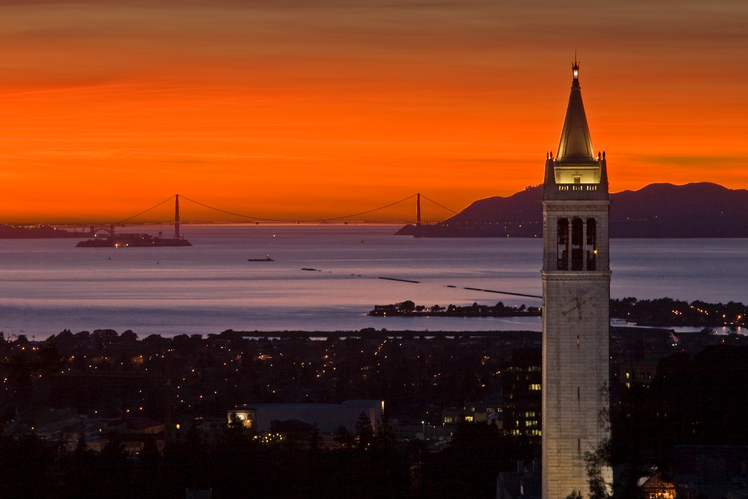
#> input picture 01/Part1/BerkeleyTower.png, 748 x 499 px
$ jupyter execute Part01.ipynb
#> lines starting #> are read from the running program, lines starting #| are printed output that depends on the picture
## 1.Visualització, histograma i contrast

[cell 1]
import cv2
# Llegim la imatge en aquest cas la estem llegint en BGR
img = cv2.imread("BerkeleyTower.png")
#> img is the input picture: shape (499, 748, 3); mean B, G, R 32.9, 58.2, 118
tamany = img.shape  #Tamany de la imatge
#> tamany = (499, 748, 3)
print(tamany)
#| (499, 748, 3)

#Mostrem la imatge amb els tres canals junts
cv2.imshow("Berkeley",img)
cv2.waitKey(0)       # El programa s'espera indefinidament fins que premem una tecla
cv2.destroyAllWindows() # Tanquem totes les finestres

#les imatges es poden veure tant amb matplotlib com cv2
#anire canviant segons hagi de fer subplots o no

[cell 2]
import matplotlib.pyplot as plt

#Creem una finestra nova per tal de poder controlar la mida
plt.figure(figsize = (12,4))

#Separem la imatge en els tres canals
b,g,r = cv2.split(img)
#Visualtizem els tres canals per sepassrat
#posem cmap = "gray" perque imshow per defecte interpreta l'entrada com una imatge de 3 canals
#pero nomes és un en aquest cas per tant ho pasem en escala de grisos, és a dir, 1 canal
plt.subplot(1,3,1)
plt.imshow(r,cmap = "gray")
plt.title("Red")
plt.subplot(1,3,2)
plt.imshow(g,cmap = "gray")
plt.title("Green")
plt.subplot(1,3,3)
plt.imshow(b,cmap = "gray")
plt.title("Blue")
plt.show()

[cell 3]
#A partir d'ara treballarem sempre amb imatges d'un unic canal

img_gray = cv2.cvtColor(img, cv2.COLOR_BGR2GRAY)
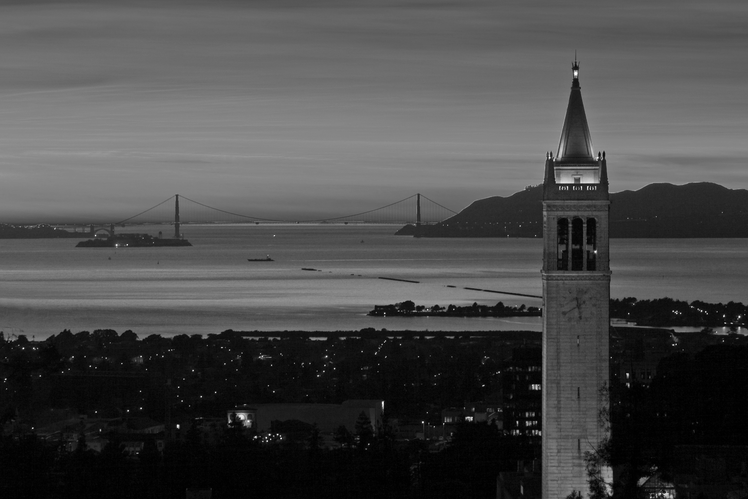
#> img_gray: shape (499, 748); min 0, max 255, mean 73.2

cv2.imshow("Berkeley",img_gray)
cv2.waitKey(0)
cv2.destroyAllWindows()

tamany_gray = img_gray.shape
#> tamany_gray = (499, 748)
print(tamany_gray)
#| (499, 748)

Ara que hem convertit la imatge en escala de grisos, quan trobem la mida de la imatge, a diferencia del cas anterior que ens retorna tres arguments: files, columnes i canals, ara ens retorna una tupla amb nomès dos arguments que son el nombre de files i columnes ja que el canal és únic al estar en escala de grisos.

### PREGUNTA 1.1 Indiqueu quina és la resolució espacial i de profunditat de la imatge 'img_gray'

Per saber la resolució espacial i la profunditat de la imatge necessitarem saber, el nombre de pixels d'altura i d'amplada i quants valors pot prendre cada pixel. Utilitzarem _.shape i _.dtype, els primer ens retorne el nombre de files de pixels i el nombre de columnes i el segon el tipus de píxel, és a dir, el rang de valors que pot prendre

[cell 4]
tamany_gray = img_gray.shape
pixel_type = img_gray.dtype
print(f"Resolució espacial  = ({tamany_gray[1]},{tamany_gray[0]})")
#| Resolució espacial  = (748,499)
print(f"Tipus de píxel = {pixel_type} -> Resolució de profunditat = (0,255)")
#| Tipus de píxel = uint8 -> Resolució de profunditat = (0,255)

### Histograma

[cell 5]
import numpy as np
hist = cv2.calcHist([img_gray],[0],None,[256],[0,256])
#> hist = 256 values, max 8061 at index 3, min 0 at index 228, mean 1458
#(imagte,canal,mascara --> none = histograma de tota la imatge,tamany del l'histograma, rang)


plt.figure(figsize = (10,4))
plt.subplot(1,2,1)
plt.title("Histograma amb matplotlib")
plt.hist(img_gray.flatten(),256,[0,256],density=False)
plt.subplot(1,2,2)
plt.title("Histograma amb cv2")
plt.bar(np.arange(0,256,1),hist.flatten())
plt.show()
#> figure, not shown here; panel 1: tallest bar 8061 high, from x = 3 to 4; panel 2: tallest bar 8061 high, from x = 2.6 to 3.4

### Canvis lineals

[cell 6]
from skimage import exposure
# exposure.rescale_intensity és una eina per fer ajustos lineals amb imatges
#li donem una imatge amb un range d'entrada,
#on estan acomulats la majoria de pixels
#tambe li donem el rang on volem que reescali els valors
linadj_img = exposure.rescale_intensity(img_gray, in_range=(0, 150), out_range=(0, 255))
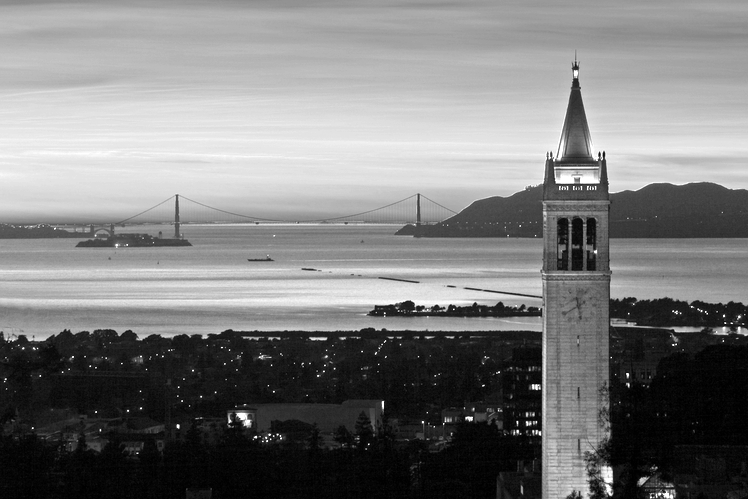
#> linadj_img: shape (499, 748) float64; min 0, max 255, mean 124.3
#la iamtge que ens retorna pot tenir pixels tipus float64 i volem que sigui uint8
linadj_img = linadj_img.astype(np.uint8)

histadj = cv2.calcHist([linadj_img],[0],None,[256],[0,256])
#> histadj = 256 values, max 8061 at index 5, min 0 at index 2, mean 1458

plt.figure(figsize = (12,8))
plt.subplot(2,2,1)
plt.title("Imatge original")
plt.imshow(img_gray,cmap = "gray")
plt.subplot(2,2,2)
plt.title("Imatge amb ajust lineal")
plt.imshow(linadj_img,cmap = "gray")
plt.subplot(2,2,3)
plt.bar(np.arange(0,256,1),hist.flatten())
plt.subplot(2,2,4)
plt.bar(np.arange(0,256,1),histadj.flatten())
plt.show()
#> figure, not shown here; panel 3: tallest bar 8061 high, from x = 2.6 to 3.4; panel 4: tallest bar 8061 high, from x = 4.6 to 5.4

### Equalització histograma

[cell 7]
import math
#metode de la presentació
prob = hist/sum(hist)  # probabilitat de tenir cada pixel
#> prob = 256 values, max 0.0216 at index 3, min 0 at index 228, mean 0.00391
cumprob = np.cumsum(prob) # probabilitat acummulada
#> cumprob = 256 values from 0.00206 to 1
CP255 = 255*cumprob # rescalem a tot el rang
#> CP255 = 256 values from 0.526 to 255
floor_rounding = np.array([math.floor(i) for i in CP255]) #arodonim cap abaix
#> floor_rounding = 256 values from 0 to 255
eqimg = floor_rounding[img_gray] # reemplacem cada valor de la imatge original pel valor nou que li correspon
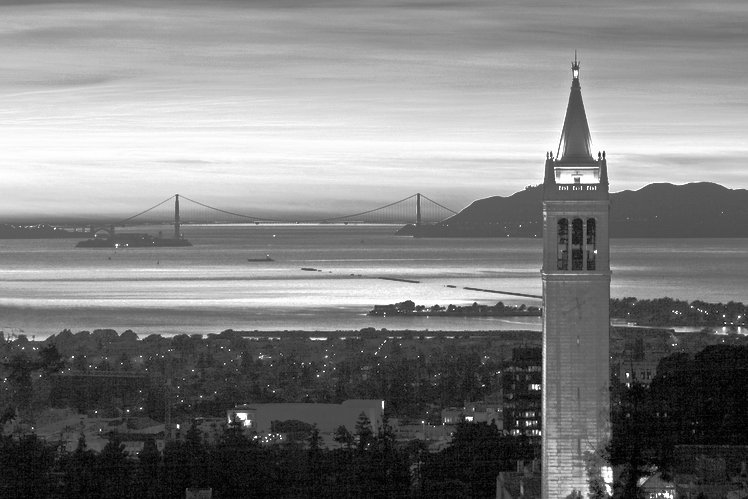
#> eqimg: shape (499, 748) int64; min 0, max 255, mean 128.3
eqimg = eqimg.astype(np.uint8)

histeq = cv2.calcHist([eqimg],[0],None,[256],[0,256])
#> histeq = 256 values, max 8061 at index 14, min 0 at index 1, mean 1458

plt.figure(figsize = (12,8))
plt.subplot(2,2,1)
plt.title("Imatge original")
plt.imshow(img_gray,cmap = "gray")
plt.subplot(2,2,2)
plt.title("Imatge amb equalització")
plt.imshow(eqimg,cmap = "gray")
plt.subplot(2,2,3)
plt.bar(np.arange(0,256,1),hist.flatten())
plt.subplot(2,2,4)
plt.bar(np.arange(0,256,1),histeq.flatten())
plt.show()
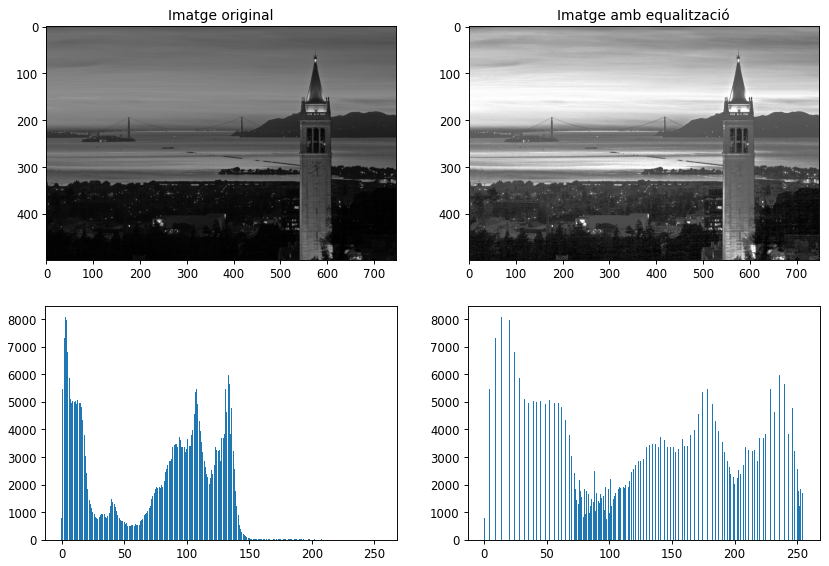
#> figure drawn by matplotlib, 4 panels; panel 3: tallest bar 8061 high, from x = 2.6 to 3.4; panel 4: tallest bar 8061 high, from x = 13.6 to 14.4

[cell 8]
# metode de cv2
#directament retorna la imatge amb l'equalització
equ = cv2.equalizeHist(img_gray)
histeqcv = cv2.calcHist([equ],[0],None,[256],[0,256])
#> histeqcv has the same summary as histeq

plt.figure(figsize = (12,8))
plt.subplot(2,2,1)
plt.title("Equalització manual")
plt.imshow(eqimg,cmap = "gray")
plt.subplot(2,2,2)
plt.title("Equalització automatica")
plt.imshow(equ,cmap = "gray")
plt.subplot(2,2,3)
plt.bar(np.arange(0,256,1),histeq.flatten())
plt.subplot(2,2,4)
plt.bar(np.arange(0,256,1),histeqcv.flatten())
plt.show()
#> figure, not shown here; panel 3: tallest bar 8061 high, from x = 13.6 to 14.4; panel 4: tallest bar 8061 high, from x = 13.6 to 14.4

### PREGUNTA 1.2 Experimenteu amb les modificacins de l'histograma utilitzant l'imatge 'Unequalized_Hawkes_Bay_NZ'

[cell 9]
img2 = cv2.imread("Unequalized_Hawkes_Bay_NZ.jpg")
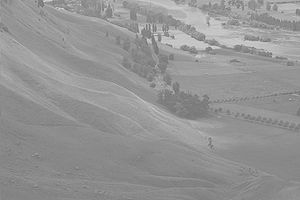
#> input picture 01/Part1/Unequalized_Hawkes_Bay_NZ.jpg, 300 x 200 px
#> img2 is the input picture: shape (200, 300, 3); min 100, max 223, mean 148
size = img2.shape
#> size = (200, 300, 3)
print(size)#---> no està en escala de grisos
#| (200, 300, 3)

[cell 10]
img2_gray = cv2.cvtColor(img2, cv2.COLOR_BGR2GRAY)
#necessitem saber en quin rang estan agrupats els pixels
hist2 = cv2.calcHist([img2_gray],[0],None,[256],[0,256])
#> hist2 = 256 values, max 2580 at index 138, min 0 at index 0, mean 234.4
plt.figure(figsize = (12,8))
plt.subplot(1,2,1)
plt.title("Imatge original")
plt.imshow(img2_gray,cmap="gray")
plt.subplot(1,2,2)
plt.title("Histograma Original")
plt.bar(np.arange(0,256,1),hist2.flatten())


linadj_img2 = exposure.rescale_intensity(img2_gray, in_range=(110, 210), out_range=(0, 255))
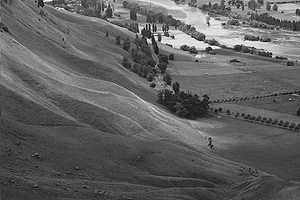
#> linadj_img2: shape (200, 300) float64; min 0, max 255, mean 96.9
linadj_img2 = linadj_img2.astype(np.uint8)
histadj2 = cv2.calcHist([linadj_img2],[0],None,[256],[0,256])
#> histadj2 = 256 values, max 2580 at index 71, min 0 at index 1, mean 234.4

equ2 = cv2.equalizeHist(img2_gray)
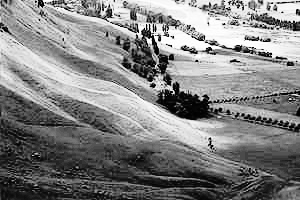
#> equ2: shape (200, 300); min 0, max 255, mean 130.5
histeq2 = cv2.calcHist([equ2],[0],None,[256],[0,256])
#> histeq2 = 256 values, max 2580 at index 75, min 0 at index 4, mean 234.4

plt.figure(figsize = (12,8))
plt.subplot(2,3,1)
plt.title("Imatge original")
plt.imshow(img2_gray,cmap = "gray")
plt.subplot(2,3,2)
plt.title("Ajust lineal")
plt.imshow(linadj_img2,cmap = "gray")
plt.subplot(2,3,3)
plt.title("Equalització")
plt.imshow(equ2,cmap = "gray")
plt.subplot(2,3,4)
plt.bar(np.arange(0,256,1),hist2.flatten())
plt.subplot(2,3,5)
plt.bar(np.arange(0,256,1),histadj2.flatten())
plt.subplot(2,3,6)
plt.bar(np.arange(0,256,1),histeq2.flatten())
plt.show()
#> figure, not shown here; panel 2: tallest bar 2580 high, from x = 137.6 to 138.4
#> figure, not shown here; panel 4: tallest bar 2580 high, from x = 137.6 to 138.4; panel 5: tallest bar 2580 high, from x = 70.6 to 71.4; panel 6: tallest bar 2580 high, from x = 74.6 to 75.4

## 2. Filtres

### Filtre pas baix

[cell 11]
import scipy as sc

img3 = cv2.imread("cameraman.tif")
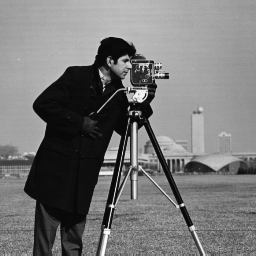
#> input picture 01/Part1/cameraman.tif, 256 x 256 px
#> img3 is the input picture: shape (256, 256, 3); min 7, max 253, mean 118.7
img3_gray = cv2.cvtColor(img3, cv2.COLOR_BGR2GRAY)

#com que utilitzarem decimals, canviem el tipus a float64

img3_gray = img3_gray.astype(np.float64)


kernel = np.ones((3,3),np.float64)/9

#Scipy
# mode=same per tenir l'output del mateix size que l'input
#quan tractem cantonades genera problemes a la convolució, ja que falten pixels
#boundary=fill omple els pixels que falten amb fillvalue=0
lpfimg3SC = sc.signal.convolve2d(img3_gray, kernel, mode='same', boundary='fill', fillvalue=0)

#CV2
#imatge d'entrada, ddepth, kernel
#-1 indica que l'imatge de sortida tindrà la mateixa profunditat que la d'entrada
lpfimg3CV = cv2.filter2D(img3_gray, -1, kernel)

#tornem a uint8

lpfimg3CV = lpfimg3CV.astype(np.uint8)
lpfimg3SC = lpfimg3SC.astype(np.uint8)
img3_gray = img3_gray.astype(np.uint8)

hist3 = cv2.calcHist([img3_gray],[0],None,[256],[0,256])
#> hist3 = 256 values, max 1685 at index 14, min 0 at index 0, mean 256
histlpfCV = cv2.calcHist([lpfimg3CV],[0],None,[256],[0,256])
#> histlpfCV = 256 values, max 1743 at index 14, min 0 at index 0, mean 256
histlpfSC = cv2.calcHist([lpfimg3SC],[0],None,[256],[0,256])
#> histlpfSC = 256 values, max 1696 at index 14, min 0 at index 0, mean 256

plt.figure(figsize = (12,8))
plt.subplot(2,3,1)
plt.title("Imatge original")
plt.imshow(img3_gray,cmap = "gray")
plt.subplot(2,3,2)
plt.title("LPF Scipy")
plt.imshow(lpfimg3SC,cmap = "gray")
plt.subplot(2,3,3)
plt.title("LPF CV2")
plt.imshow(lpfimg3CV,cmap = "gray")
plt.subplot(2,3,4)
plt.bar(np.arange(0,256,1),hist3.flatten())
plt.subplot(2,3,5)
plt.bar(np.arange(0,256,1),histlpfSC.flatten())
plt.subplot(2,3,6)
plt.bar(np.arange(0,256,1),histlpfCV.flatten())
plt.show()
#> figure, not shown here; panel 4: tallest bar 1685 high, from x = 13.6 to 14.4; panel 5: tallest bar 1696 high, from x = 13.6 to 14.4; panel 6: tallest bar 1743 high, from x = 13.6 to 14.4

[cell 12]
original = sc.fft.rfft2(img3_gray)
lpfCV2 = sc.fft.rfft2(lpfimg3CV)
lpfSC = sc.fft.rfft2(lpfimg3SC)
plt.subplot(1, 3, 1)
plt.imshow(np.log1p(np.abs(original)), cmap="gray")
plt.title("Original FFT (Magnitud)")

plt.subplot(1, 3, 2)
plt.imshow(np.log1p(np.abs(lpfCV2)), cmap="gray")
plt.title("LPF CV2 FFT (Magnitud)")

plt.subplot(1, 3, 3)
plt.imshow(np.log1p(np.abs(lpfSC)), cmap="gray")
plt.title("LPF SciPy FFT (Magnitud)")

plt.tight_layout()
plt.show()
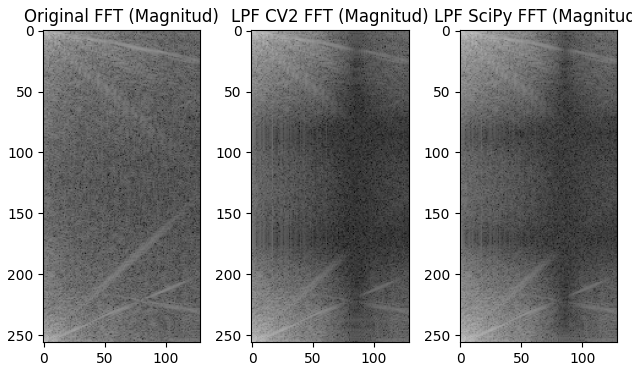
#> figure drawn by matplotlib, 3 panels

[cell 13]
import numpy as np
import matplotlib.pyplot as plt
from scipy.fft import rfft2, rfftfreq, fftshift, irfft2

# Si estás usando rfft2 (solo frecuencias positivas), para visualización clara,
# conviene usar fft2 y luego fftshift

from scipy.fft import fft2, fftshift

def fft_magnitude_spectrum(img):
    fft_result = fft2(img)
    magnitude = np.log1p(np.abs(fftshift(fft_result)))
    return magnitude

# Cálculo de espectros
mag_original = fft_magnitude_spectrum(img3_gray)
mag_lpfCV2 = fft_magnitude_spectrum(lpfimg3CV)
mag_lpfSC = fft_magnitude_spectrum(lpfimg3SC)
#> in fft_magnitude_spectrum (call 3), `magnitude = np.log1p(np.abs(fftshift(fft_result)))`:
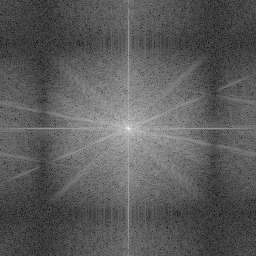
#> magnitude: shape (256, 256) float64; min 0.511, max 15.86, mean 6.02; drawn with min black and max white

# Visualización
plt.figure(figsize=(12, 4))
plt.subplot(1, 3, 1)
plt.imshow(mag_original, cmap='gray')
plt.title("FFT Original")

plt.subplot(1, 3, 2)
plt.imshow(mag_lpfCV2, cmap='gray')
plt.title("FFT LPF CV2")

plt.subplot(1, 3, 3)
plt.imshow(mag_lpfSC, cmap='gray')
plt.title("FFT LPF SciPy")

plt.tight_layout()
plt.show()
